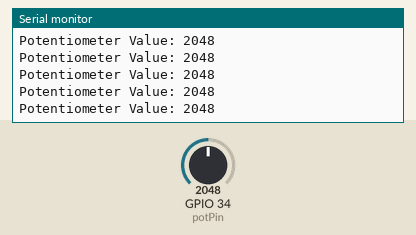
This sketch was run on a simulated ESP32. Parts: the last lines printed to the serial monitor. The test bench sets the inputs (shaded band); at power-on: GPIO 34 (potPin) = 2048.

Above: at 1.2 s.
1.3 s: GPIO 34 (potPin) set to 2866
At 1.56 s:
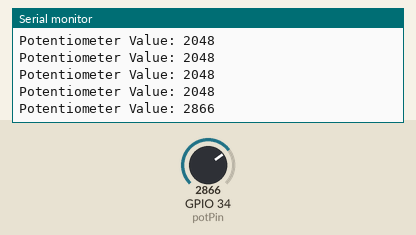
2.8 s: GPIO 34 (potPin) set to 3603
At 2.96 s:
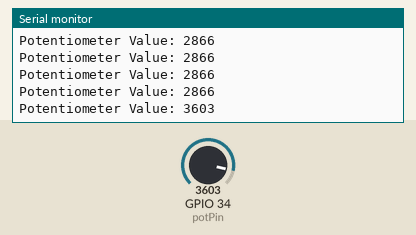
Timing chart, 0 to 5.8 s (numbered marks = the images above; inputs shaded):
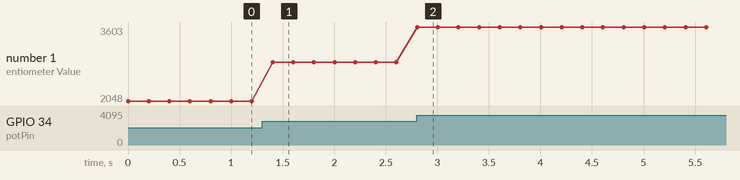

Measured:
- after the input at 1.3 s, the serial monitor: prints a new line after 0.10 s (image 1)
- after the input at 2.8 s, the serial monitor: prints a new line at once (image 2)
- plotted number 1: 2048 → 2866 after the input at 1.3 s, 2866 → 3603 after the input at 2.8 s

The sketch:

potentiometer_esp32.ino
```cpp
// Experiment 1: Reading a potentiometer using ESP32
// Define the analog pin
const int potPin = 34;
// GPI034 is input only


void
setup() {
  Serial.begin(115200);
  // Start Serial monitor at 115200 baud rate
}

void
loop() {
  int potValue = analogRead(potPin);
  // Read analog value (0-4095)

  Serial.print("Potentiometer Value: ");
  Serial.println(potValue);
  // Print the value
  delay(200);
  // Delay for readability
}
```
